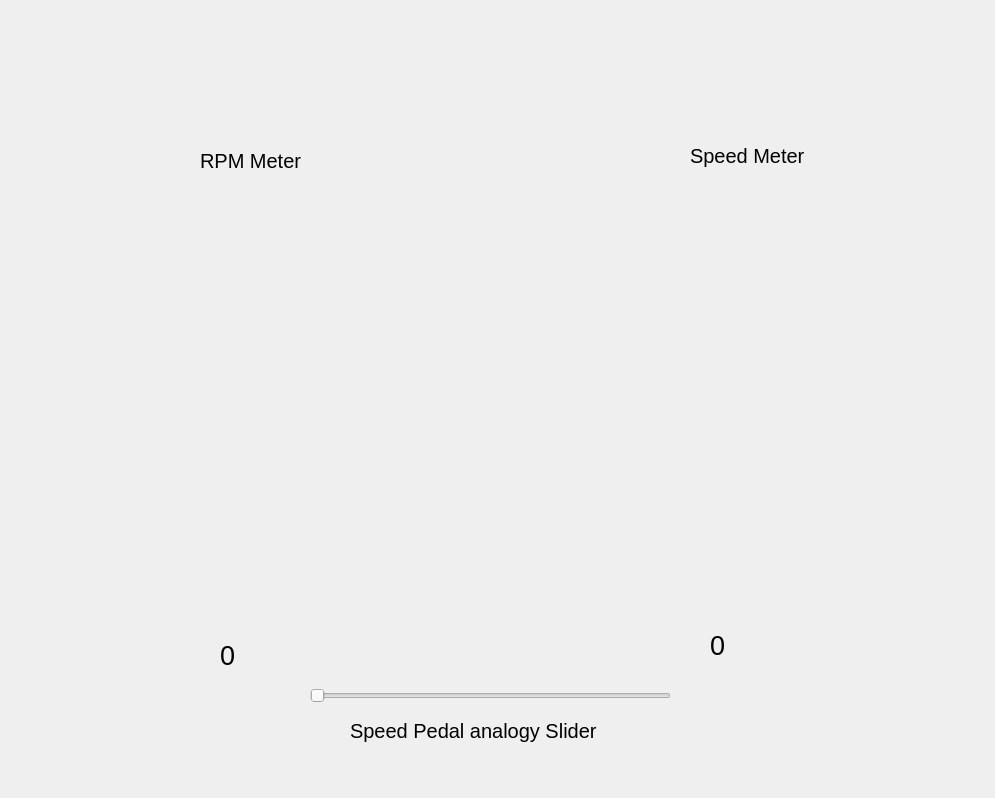
<?xml version="1.0" encoding="UTF-8"?>
<ui version="4.0">
 <class>MainWindow</class>
 <widget class="QMainWindow" name="MainWindow">
  <property name="geometry">
   <rect>
    <x>0</x>
    <y>0</y>
    <width>995</width>
    <height>798</height>
   </rect>
  </property>
  <property name="windowTitle">
   <string>MainWindow</string>
  </property>
  <widget class="QWidget" name="centralwidget">
   <widget class="AnalogGaugeWidget" name="widget" native="true">
    <property name="geometry">
     <rect>
      <x>560</x>
      <y>180</y>
      <width>391</width>
      <height>361</height>
     </rect>
    </property>
   </widget>
   <widget class="AnalogGaugeWidget" name="widget_2" native="true">
    <property name="geometry">
     <rect>
      <x>50</x>
      <y>180</y>
      <width>411</width>
      <height>361</height>
     </rect>
    </property>
   </widget>
   <widget class="QSlider" name="horizontalSlider">
    <property name="geometry">
     <rect>
      <x>310</x>
      <y>680</y>
      <width>361</width>
      <height>31</height>
     </rect>
    </property>
    <property name="orientation">
     <enum>Qt::Horizontal</enum>
    </property>
   </widget>
   <widget class="QLabel" name="label">
    <property name="geometry">
     <rect>
      <x>710</x>
      <y>630</y>
      <width>81</width>
      <height>31</height>
     </rect>
    </property>
    <property name="font">
     <font>
      <pointsize>20</pointsize>
     </font>
    </property>
    <property name="text">
     <string>0</string>
    </property>
   </widget>
   <widget class="QLabel" name="label_2">
    <property name="geometry">
     <rect>
      <x>220</x>
      <y>640</y>
      <width>81</width>
      <height>31</height>
     </rect>
    </property>
    <property name="font">
     <font>
      <pointsize>20</pointsize>
     </font>
    </property>
    <property name="text">
     <string>0</string>
    </property>
   </widget>
   <widget class="QLabel" name="label_3">
    <property name="geometry">
     <rect>
      <x>350</x>
      <y>710</y>
      <width>311</width>
      <height>41</height>
     </rect>
    </property>
    <property name="font">
     <font>
      <pointsize>15</pointsize>
     </font>
    </property>
    <property name="text">
     <string>Speed Pedal analogy Slider</string>
    </property>
   </widget>
   <widget class="QLabel" name="label_4">
    <property name="geometry">
     <rect>
      <x>200</x>
      <y>150</y>
      <width>131</width>
      <height>21</height>
     </rect>
    </property>
    <property name="font">
     <font>
      <pointsize>15</pointsize>
     </font>
    </property>
    <property name="text">
     <string>RPM Meter</string>
    </property>
   </widget>
   <widget class="QLabel" name="label_5">
    <property name="geometry">
     <rect>
      <x>690</x>
      <y>140</y>
      <width>151</width>
      <height>31</height>
     </rect>
    </property>
    <property name="font">
     <font>
      <pointsize>15</pointsize>
     </font>
    </property>
    <property name="text">
     <string>Speed Meter</string>
    </property>
   </widget>
  </widget>
 </widget>
 <customwidgets>
  <customwidget>
   <class>AnalogGaugeWidget</class>
   <extends>QWidget</extends>
   <header location="global">AnalogGaugeWidget.h</header>
   <container>1</container>
  </customwidget>
 </customwidgets>
 <resources/>
 <connections/>
</ui>
